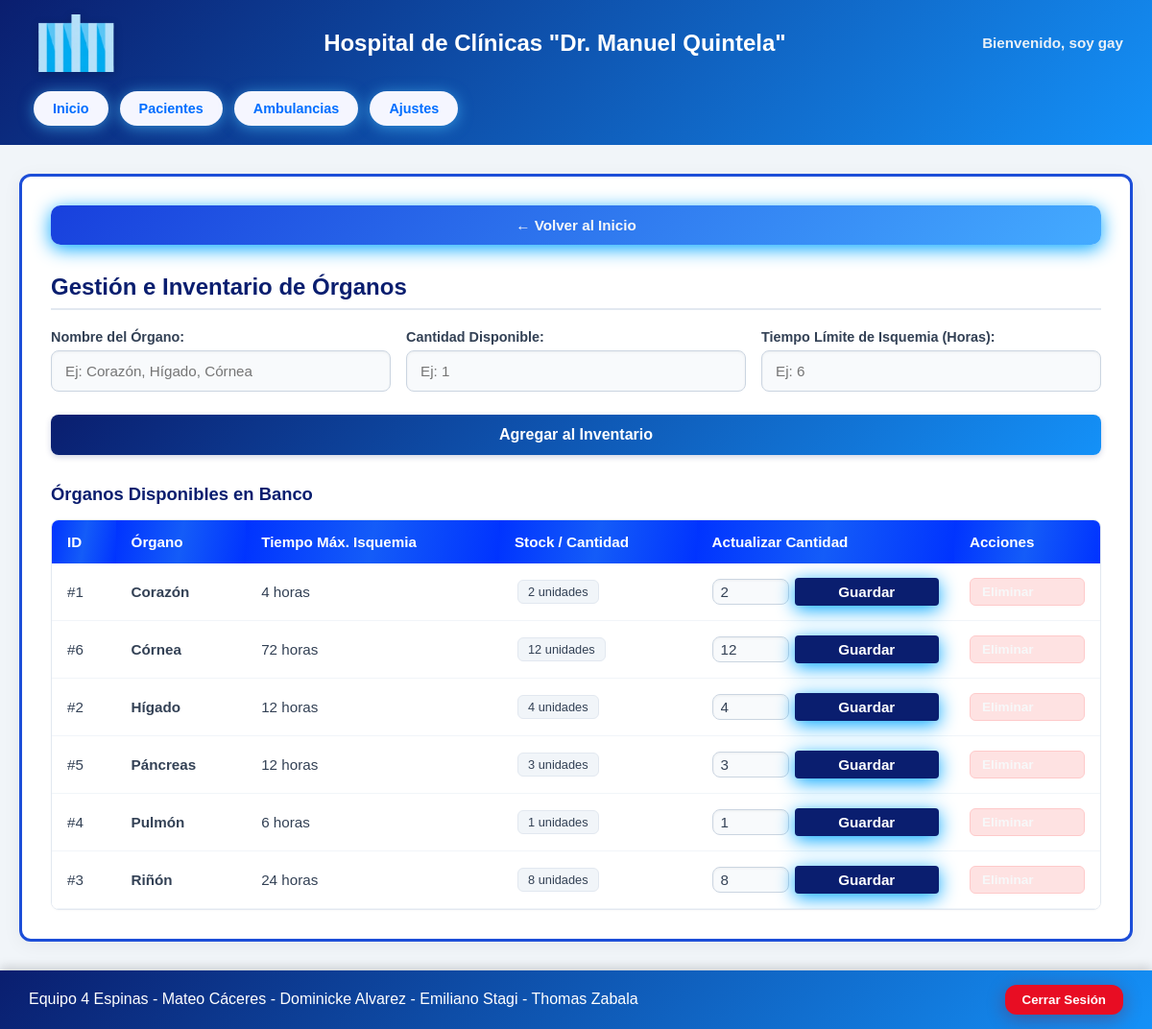
Page /pages/gestion-organos.php (signed in) on the committed database.
### tables this page shows
CREATE TABLE `organo` (
  `id_organo` int(11) NOT NULL,
  `nombre_organo` varchar(100) NOT NULL,
  `cantidad` int(11) NOT NULL DEFAULT 0,
  `tiempo_isquemia_horas` int(11) NOT NULL DEFAULT 4,
  `created_at` timestamp NOT NULL DEFAULT current_timestamp()
);

### pages/gestion-organos.php (the view, shortened to what this page needs)
<?php
require_once __DIR__ . '/../php/conexion.php';
$sql_organos = "SELECT * FROM organo ORDER BY nombre_organo ASC";
$res_organos = $con->query($sql_organos);
?>
<!DOCTYPE html>
<html lang="es">
<head>
    <link rel="stylesheet" href="../css/elementosC.css">
    <link rel="stylesheet" href="../css/guia.css">
    <link rel="stylesheet" href="../css/insumo.css">
</head>
<body class="bodyguia">
    <header class="Headerguia">
        <img src="../fotos-videos/logor.png" alt="Logo del hospital" class="logo">
        <h1>Hospital de Clínicas "Dr. Manuel Quintela"</h1>
        <p>Bienvenido, <?php echo htmlspecialchars($_SESSION['usuario_nombre']); ?></p>
        <nav class="navguia">
            <a href="../pages/guia.php">Inicio</a>
            <a href="../pages/tratamientos.php">Pacientes</a>
            <a href="../pages/traslados.php">Ambulancias</a>
            <a href="../pages/ajustes.php">Ajustes</a>
        </nav>
    </header>
    <main class="mainguia">
        <section class="sectionguia contenedor-insumos-main">
            <div class="contenedor-botones">
                <button class="btnguia1 btn-volver">
                    <a href="../pages/guia.php">← Volver al Inicio</a>
                </button>
            </div>
            <h2 class="titulo-seccion">Gestión e Inventario de Órganos</h2>
            <form action="../php/guardar_organo.php" method="POST" class="form-organo">
                <div class="grid-form-insumos">
                    <div>
                        <label for="nombre_organo"><strong>Nombre del Órgano:</strong></label>
                        <input type="text" id="nombre_organo" name="nombre_organo" class="input-form" placeholder="Ej: Corazón, Hígado, Córnea" required>
                    </div>
                    <div>
                        <label for="cantidad"><strong>Cantidad Disponible:</strong></label>
                        <input type="number" id="cantidad" name="cantidad" class="input-form" placeholder="Ej: 1" min="0" required>
                    </div>
                    <div>
                        <label for="tiempo_isquemia_horas"><strong>Tiempo Límite de Isquemia (Horas):</strong></label>
                        <input type="number" id="tiempo_isquemia_horas" name="tiempo_isquemia_horas" class="input-form" placeholder="Ej: 6" min="1" max="120" required>
                    </div>
                </div>
                <div class="contenedor-botones" style="margin-top: 15px;">
                    <button type="submit" id="btnSubmit">Agregar al Inventario</button>
                </div>
            </form>
            <h3 class="subtitulo-seccion">Órganos Disponibles en Banco</h3>
            <div class="overflow-tabla">
                <table class="tabla-insumos-admin">
                    <thead>
                        <tr>
                            <th>ID</th>
                            <th>Órgano</th>
                            <th>Tiempo Máx. Isquemia</th>
                            <th>Stock / Cantidad</th>
                            <th>Actualizar Cantidad</th>
                            <th>Acciones</th>
                        </tr>
                    </thead>
                    <tbody>
                        <?php if ($res_organos && $res_organos->num_rows > 0): ?>
                            <?php while ($o = $res_organos->fetch_assoc()): ?>
                                <tr>
                                    <td>#<?php echo $o['id_organo']; ?></td>
                                    <td><strong><?php echo htmlspecialchars($o['nombre_organo']); ?></strong></td>
                                    <td><?php echo htmlspecialchars($o['tiempo_isquemia_horas']); ?> horas</td>
                                    <td><span class="badge-insumo"><?php echo $o['cantidad']; ?> unidades</span></td>
                                    <td>
                                        <form action="../php/editar_cantidad_organo.php" method="POST" style="display: flex; gap: 6px; align-items: center;">
                                            <input type="number" name="cantidad" value="<?php echo $o['cantidad']; ?>" min="0" class="input-form" style="width: 80px; padding: 4px 8px;" required>
                                            <button type="submit" style="background: #0a1e6f; color: white; border: none; border-radius: 4px; padding: 6px 10px; cursor: pointer;">Guardar</button>
                                        </form>
                                    </td>
                                    <td>
                                        <a href="../php/eliminar_organo.php?id=<?php echo $o['id_organo']; ?>" class="btn-tabla-eliminar" onclick="return confirm('¿Confirma que desea eliminar este órgano del sistema?');">Eliminar</a>
                                    </td>
                                </tr>
                            <?php endwhile; ?>
                        <?php else: ?>
                            <tr>
                                <td colspan="6" class="td-vacio">No hay órganos registrados en la base de datos.</td>
                            </tr>
                        <?php endif; ?>
                    </tbody>
                </table>
            </div>
        </section>
    </main>
    <footer class="footerguia">
        <p>Equipo 4 Espinas - Mateo Cáceres - Dominicke Alvarez - Emiliano Stagi - Thomas Zabala</p>
        <button class="logout"><a href="../php/logout.php">Cerrar Sesión</a></button>
    </footer>
</body>
</html>

### css/elementosC.css (style rules this page uses)
* { box-sizing: border-box; margin: 0; padding: 0; }
.bodyguia { font-family: Arial, sans-serif; display: flex; flex-direction: column; min-height: 100vh; }
a { text-decoration: none; color: inherit; display: inline-block; width: 100%; height: 100%; }
.Headerguia { display: flex; align-items: center; justify-content: space-between; padding: 15px 30px; background: linear-gradient(135deg, #0a1e6f, #1491f8); color: #ffffff; position: relative; z-index: 10; gap: 15px; flex-wrap: wrap; }
.Headerguia .logo { max-height: 60px; width: auto; object-fit: contain; filter: drop-shadow(0 2px 4px rgba(0, 0, 0, 0.2)); }
.Headerguia h1 { font-size: 1.5rem; text-align: center; color: #ffffff; }
.Headerguia p { font-weight: bold; font-size: 0.95rem; color: #eaf1f7; }
.navguia { display: flex; gap: 12px; padding: 5px; }
.navguia a { border: none; background-color: #f5f6ff; color: #006eff; font-weight: bold; border-radius: 20px; padding: 10px 20px; font-size: 0.9rem; text-align: center; box-shadow: 0 2px 15px rgba(78, 196, 255, 0.594); transition: all 0.3s ease; }
.footerguia { border: none; padding: 15px 30px; display: flex; justify-content: space-between; align-items: center; background: linear-gradient(135deg, #0a1e6f, #1491f8); color: #ffffff; box-shadow: 0 -4px 10px rgba(0, 0, 0, 0.15); position: relative; z-index: 10; }
.logout { border: none; border-radius: 12px; padding: 8px 18px; background-color: #e80d23; color: #ffffff; font-weight: bold; cursor: pointer; box-shadow: 0 4px 20px rgba(153, 0, 0, 0.332); transition: all 0.3s ease; }

### css/guia.css (style rules this page uses)
* { box-sizing: border-box; margin: 0; padding: 0; }
.bodyguia { font-family: Arial, sans-serif; display: flex; flex-direction: column; min-height: 100vh; }
a { text-decoration: none; color: inherit; display: inline-block; width: 100%; height: 100%; }
.Headerguia { display: flex; align-items: center; justify-content: space-between; padding: 15px 30px; background: linear-gradient(135deg, #0a1e6f, #1491f8); color: #ffffff; position: relative; z-index: 10; gap: 15px; flex-wrap: wrap; }
.Headerguia .logo { max-height: 60px; width: auto; object-fit: contain; filter: drop-shadow(0 2px 4px rgba(0, 0, 0, 0.2)); }
.Headerguia h1 { font-size: 1.5rem; text-align: center; color: #ffffff; }
.Headerguia p { font-weight: bold; font-size: 0.95rem; color: #eaf1f7; }
.navguia { display: flex; gap: 12px; padding: 5px; }
.navguia a { border: none; background-color: #f5f6ff; color: #006eff; font-weight: bold; border-radius: 20px; padding: 10px 20px; font-size: 0.9rem; text-align: center; box-shadow: 0 2px 15px rgba(78, 196, 255, 0.594); transition: all 0.3s ease; }
.mainguia { display: flex; flex-direction: row; justify-content: space-between; gap: 20px; padding: 25px; flex: 1; background-color: #ffffff; }
.sectionguia, #sectionguia2 { flex: 1; background-color: #ffffff; border: 3px solid #1d4ed8; border-radius: 20px; padding: 25px; box-shadow: 0 0px 23px rgba(14, 197, 221, 0.533), 0 0px 11px rgba(4, 26, 225, 0.4); color: #1e293b; }
.sectionguia { display: grid; grid-template-columns: 1fr 1.5fr; grid-template-rows: repeat(3, auto); gap: 20px 15px; align-items: center; }
.sectionguia button { width: 100%; }
.sectionguia a, #sectionguia2 a { color: #f7f8f9; }
.sectionguia button, #sectionguia2 button { border: none; border-radius: 10px; padding: 12px 18px; background-color: #ffffff; background: linear-gradient(135deg, #1840dd, #44abff); font-weight: bold; cursor: pointer; font-size: 0.95rem; text-align: center; box-shadow: 0 4px 19px rgb(0, 166, 255); transition: all 0.3s ease; }
.footerguia { border: none; padding: 15px 30px; display: flex; justify-content: space-between; align-items: center; background: linear-gradient(135deg, #0a1e6f, #1491f8); color: #ffffff; box-shadow: 0 -4px 10px rgba(0, 0, 0, 0.15); position: relative; z-index: 10; }
.footerguia button { border: none; border-radius: 12px; padding: 8px 18px; background-color: #e80d23; color: #ffffff; font-weight: bold; cursor: pointer; box-shadow: 0 4px 20px rgba(153, 0, 0, 0.332); transition: all 0.3s ease; }

### rows in the picture
organo: id_organo "1", nombre_organo "Corazón", tiempo_isquemia_horas "4", cantidad "2"
organo: id_organo "6", nombre_organo "Córnea", tiempo_isquemia_horas "72", cantidad "12"
organo: id_organo "2", nombre_organo "Hígado", tiempo_isquemia_horas "12", cantidad "4"
organo: id_organo "5", nombre_organo "Páncreas", tiempo_isquemia_horas "12", cantidad "3"
organo: id_organo "4", nombre_organo "Pulmón", tiempo_isquemia_horas "6", cantidad "1"
organo: id_organo "3", nombre_organo "Riñón", tiempo_isquemia_horas "24", cantidad "8"

### other values in the picture
$_SESSION['usuario_nombre'] "soy gay"
